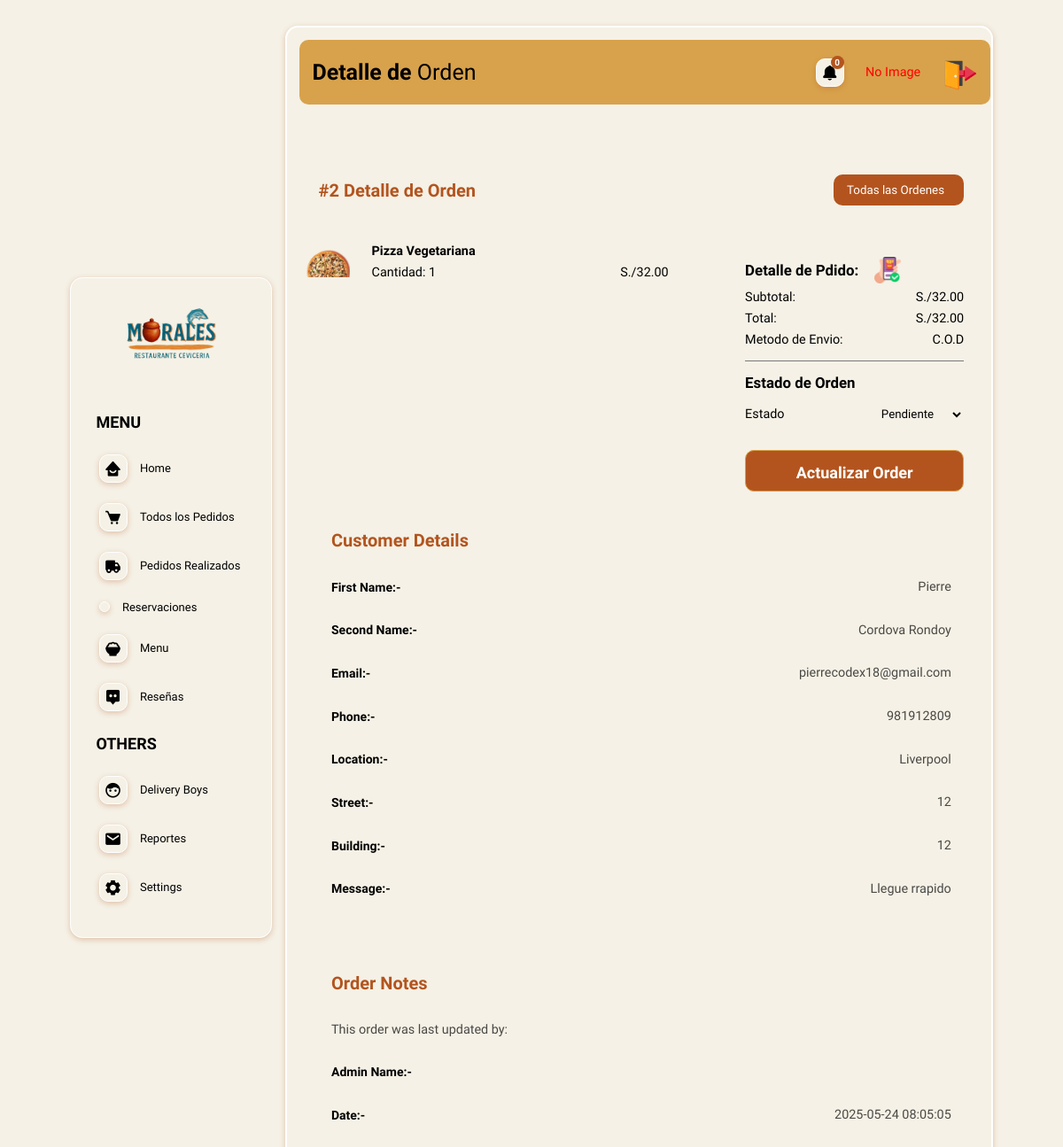
/admin/orderDetails.php?id=2 (signed in), run on the app's committed database.
### tables this page shows
CREATE TABLE `orders` (
  `id` int(11) NOT NULL,
  `user_id` int(11) NOT NULL,
  `admin_id` int(11) DEFAULT NULL,
  `cust_fname` varchar(15) NOT NULL,
  `cust_sname` varchar(15) NOT NULL,
  `contact` varchar(15) NOT NULL,
  `location` varchar(225) NOT NULL,
  `email` varchar(50) NOT NULL,
  `street` varchar(15) NOT NULL,
  `building` varchar(10) NOT NULL,
  `message` varchar(225) NOT NULL,
  `total_cost` varchar(10) NOT NULL,
  `order_status` varchar(20) NOT NULL,
  `payment` varchar(200) NOT NULL,
  `updated_by` varchar(50) DEFAULT NULL,
  `updated_date` datetime DEFAULT NULL
);

CREATE TABLE `order_items` (
  `id` int(11) NOT NULL,
  `order_id` int(11) NOT NULL,
  `food_id` int(11) NOT NULL,
  `quantity` int(11) NOT NULL,
  `price` decimal(10,2) NOT NULL,
  `subtotal` decimal(10,2) NOT NULL
);

CREATE TABLE `food` (
  `id` int(11) NOT NULL,
  `image` varchar(255) NOT NULL,
  `food_name` varchar(50) NOT NULL,
  `food_desc` varchar(255) NOT NULL,
  `category` varchar(20) NOT NULL,
  `price` varchar(10) NOT NULL
);

### admin/orderDetails.php (the view, shortened to what this page needs)
<?php
include('./adminPartials/adminHeader.php');
$orderId = intval($_GET['id']);
$sqlOrder = "SELECT * FROM orders WHERE id = $orderId";
$resOrder = mysqli_query($conn, $sqlOrder);
$order = mysqli_fetch_assoc($resOrder);
$sqlItems = "SELECT oi.quantity, oi.price, f.food_name, f.image
             FROM order_items oi
             JOIN food f ON oi.food_id = f.id
             WHERE oi.order_id = $orderId";
$resItems = mysqli_query($conn, $sqlItems);
$items = [];
$subTotal = 0;
if ($resItems && mysqli_num_rows($resItems) > 0) {
    while ($row = mysqli_fetch_assoc($resItems)) {
        $items[] = $row;
        $subTotal += $row['price'] * $row['quantity'];
    }
}
?>
<div class="adminPage flex">
    <?php include('./adminPartials/sideMenu.php'); ?>
    <div class="mainBody">
        <div class="topSection flex">
            <div class="title"><span><strong>Detalle de </strong> Orden</span></div>
            <?php include('./adminPartials/headerAdminAccount.php'); ?>
        </div>
        <div class="mainBodyContentContainer">
            <div class="heading flex">
                <span>#<?php echo $order['id']; ?> Detalle de Orden</span>
                <button class="btn">
                    <a href="<?php echo SITEURL; ?>admin/orders.php" class="flex">Todas las Ordenes <i class="uil uil-arrow-right icon"></i></a>
                </button>
            </div>
            <div class="orderDetails flex">
                <div class="cartDiv grid">
                    <?php if (count($items) > 0): ?>
                        <?php foreach ($items as $item): ?>
                            <div class="singleCart flex">
                                <?php if (!empty($item['image'])): ?>
                                    <img src="<?php echo SITEURL . 'databaseImages/foodie' . $item['image']; ?>" alt="<?php echo htmlspecialchars($item['food_name']); ?>">
                                <?php else: ?>
                                    <span class="fail" style="color:red; margin: 0px 10px;">No Image</span>
                                <?php endif; ?>
                                <div class="foodDetails">
                                    <span class="name_closeIcon flex"><?php echo htmlspecialchars($item['food_name']); ?><i class="uil uil-check-circle icon"></i></span>
                                    <span class="qty_price flex">
                                        <span>Cantidad: <?php echo intval($item['quantity']); ?></span>
                                        <span>S./<?php echo number_format($item['price'] * $item['quantity'], 2); ?></span>
                                    </span>
                                </div>
                            </div>
                        <?php endforeach; ?>
                    <?php else: ?>
                        <p>No se han encontrado productos para este pedido.</p>
                    <?php endif; ?>
                </div>
                <div class="amountDiv">
                    <h3 class="title flex">Detalle de  Pdido: <img src="../Assests/order.png" alt="Icon"></h3>
                    <span class="cartList flex">
                        <span class="subTitle">Subtotal:</span>
                        <span class="cost">S./<?php echo number_format($subTotal, 2); ?></span>
                    </span>
                    <span class="cartList flex">
                        <span class="subTitle">Total:</span>
                        <span class="gradCost">S./<?php echo number_format(floatval($order['total_cost']), 2); ?></span>
                    </span>
                    <span class="cartList flex">
                        <span class="subTitle">Metodo de Envio:</span>
                        <span class="gradCost"><?php echo htmlspecialchars($order['payment']); ?></span>
                    </span>
                    <div class="updateOrderDiv">
                        <h3 class="updateOrderTitle flex">Estado de Orden</h3>
                        <form method="post">
                            <div class="inputDiv flex">
                                <label>Estado</label>
                                <select name="status" required>
                                    <?php
                                    $statuses = ['Pendiente', 'Entregado', 'Cancelado', 'En camino'];
                                    foreach ($statuses as $status) {
                                        $selected = ($order['order_status'] === $status) ? 'selected' : '';
                                        echo "<option value=\"$status\" $selected>$status</option>";
                                    }
                                    ?>
                                </select>
                            </div>
                            <button name="submit" class="btn">Actualizar Order</button>
                        </form>
                    </div>
                </div>
            </div>
            <div class="customerDetails grid">
                <div class="heading flex"><span>Customer Details</span></div>
                <?php
                $fields = [
                    'First Name' => 'cust_fname',
                    'Second Name' => 'cust_sname',
                    'Email' => 'email',
                    'Phone' => 'contact',
                    'Location' => 'location',
                    'Street' => 'street',
                    'Building' => 'building',
                    'Message' => 'message',
                ];
                foreach ($fields as $label => $field) {
                    echo '<div class="singleDetail flex"><span class="dTitle">' . $label . ':-</span> <span class="detail">' . htmlspecialchars($order[$field]) . '</span></div>';
                }
                ?>
            </div>
            <div class="customerDetails grid">
                <div class="heading flex"><span>Order Notes</span></div>
                <div class="singleDetail flex"><span class="detail">This order was last updated by:</span></div>
                <div class="singleDetail flex"><span class="dTitle">Admin Name:-</span> <span class="detail" style="text-transform: capitalize;"><?php echo htmlspecialchars($order['updated_by']); ?></span></div>
                <div class="singleDetail flex"><span class="dTitle">Date:-</span> <span class="detail"><?php echo htmlspecialchars($order['updated_date']); ?></span></div>
            </div>
        </div>
    </div>
</div>
<?php
include('./adminPartials/adminFooter.php');
?>

### main.css (style rules this page uses)
* { padding: 0; margin: 0; box-sizing: border-box; font-family: "Fira Sans Condensed", sans-serif; }
:root { --primaryColor: #B3541E; --secondaryColor: #D8A24C; --thirdColor: #F5F1E6; --forthColor: #ffffff; --cardColor: #F5F1E6; --LocColor: #EAE3D9; --bgColor: #F5F1E6; --textColor: #000000; --whiteColor: #ffffff; --borderRadius: 10px; --boxShadow: 0 2px 6px rgba(179, 84, 30, 0.3); --greyColor: #7a7a7a; --greenColor: #4A7CA1; --yellowColor: #D8A24C; --smallSize: 13px; --normalSize: 18px; --mediumSize: 25px; --largeSize: 35px; }
body { background: var(--bgColor); }
html { font-size: 90%; scroll-behavior: smooth; }
a { text-decoration: none; cursor: pointer; }
.flex { display: flex; align-items: center; gap: 10px; }
.grid { display: grid; gap: 2rem; align-items: center; }
img { height: auto; width: 100%; }
.btn { border: none; outline: none; border-radius: var(--borderRadius); cursor: pointer; padding: 10px 15px; }

### data on the page
orders: id "2", total_cost "32.00", payment "C.O.D", cust_fname "Pierre", cust_sname "Cordova Rondoy", email "pierrecodex18@gmail.com", contact "981912809", location "Liverpool", street "12", building "12", message "Llegue rrapido", updated_date "2025-05-24 08:05:05"
order_items: food.image (picture), food.food_name "Pizza Vegetariana", quantity "1", $item['price']*$item['quantity'] "32.00"

### other printed values
$currentOrders "0"
$subTotal "32.00"
$label "First Name"
$label "Second Name"
$label "Email"
$label "Phone"
$label "Location"
$label "Street"
$label "Building"
$label "Message"
form field status "Pendiente"
